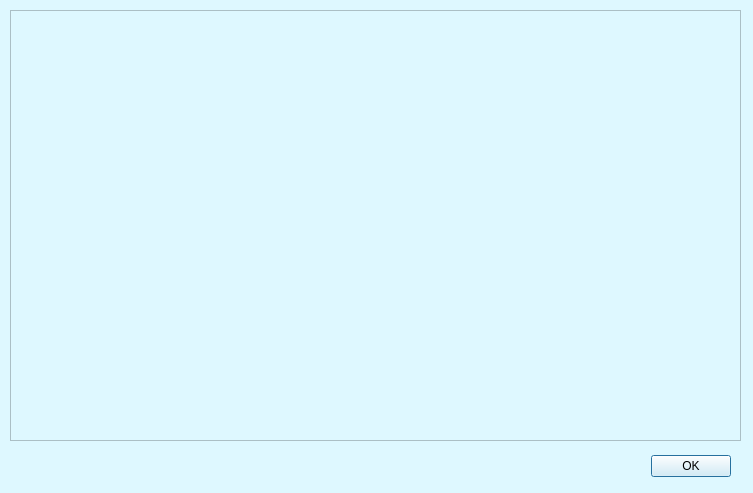
<?xml version="1.0" encoding="UTF-8"?>
<ui version="4.0">
 <class>Waveformdisplay</class>
 <widget class="QDialog" name="Waveformdisplay">
  <property name="geometry">
   <rect>
    <x>0</x>
    <y>0</y>
    <width>753</width>
    <height>493</height>
   </rect>
  </property>
  <property name="windowTitle">
   <string>Waveform Display</string>
  </property>
  <property name="styleSheet">
   <string notr="true">background-color: rgb(222, 248, 255);</string>
  </property>
  <widget class="QDialogButtonBox" name="buttonBox">
   <property name="geometry">
    <rect>
     <x>390</x>
     <y>450</y>
     <width>341</width>
     <height>32</height>
    </rect>
   </property>
   <property name="orientation">
    <enum>Qt::Orientation::Horizontal</enum>
   </property>
   <property name="standardButtons">
    <set>QDialogButtonBox::StandardButton::Ok</set>
   </property>
  </widget>
  <widget class="QFrame" name="plotframe">
   <property name="geometry">
    <rect>
     <x>10</x>
     <y>10</y>
     <width>731</width>
     <height>431</height>
    </rect>
   </property>
   <property name="frameShape">
    <enum>QFrame::Shape::StyledPanel</enum>
   </property>
   <property name="frameShadow">
    <enum>QFrame::Shadow::Raised</enum>
   </property>
   <layout class="QHBoxLayout" name="plotframeLayout"/>
  </widget>
 </widget>
 <resources/>
 <connections>
  <connection>
   <sender>buttonBox</sender>
   <signal>accepted()</signal>
   <receiver>Waveformdisplay</receiver>
   <slot>accept()</slot>
   <hints>
    <hint type="sourcelabel">
     <x>248</x>
     <y>254</y>
    </hint>
    <hint type="destinationlabel">
     <x>157</x>
     <y>274</y>
    </hint>
   </hints>
  </connection>
  <connection>
   <sender>buttonBox</sender>
   <signal>rejected()</signal>
   <receiver>Waveformdisplay</receiver>
   <slot>reject()</slot>
   <hints>
    <hint type="sourcelabel">
     <x>316</x>
     <y>260</y>
    </hint>
    <hint type="destinationlabel">
     <x>286</x>
     <y>274</y>
    </hint>
   </hints>
  </connection>
 </connections>
</ui>
